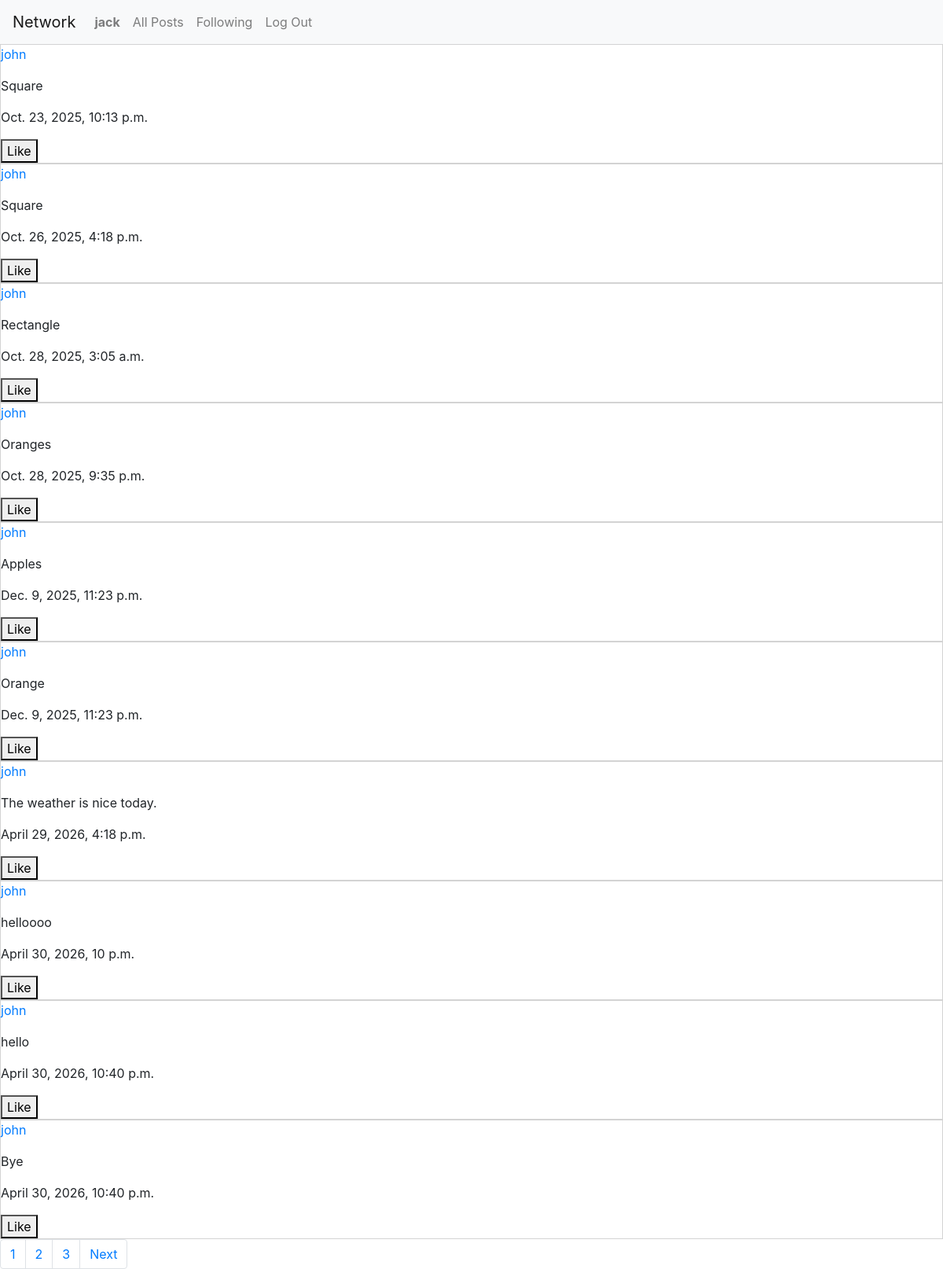
Page /following_page (signed in) on the committed database.
### network/models.py (models this page shows)
class User(AbstractUser):
    pass

class Post(models.Model):
    author = models.ForeignKey(User, on_delete=models.CASCADE, related_name="current_author")
    time = models.DateTimeField(auto_now_add=True)
    content = models.CharField(max_length=100)
    def __str__(self):
        return f"{self.id} {self.author}, {self.content}, {self.time}"

### network/views.py (the view)
# urls.py: path("following_page", views.following_page, name="following_page"),
def following_page(request):
    my_followers = Following.objects.filter(source=request.user)
    target_list = []
    for i in my_followers:
        target_list.append(i.target)
    content_list = []
    for i in target_list:
        target_content = Post.objects.filter(author=i)
        content_list += target_content
    print(content_list)
    liked_post = []
    filtered_likes = Like.objects.filter(source=request.user)
    for i in filtered_likes:
        post_content = i.target.id
        liked_post.append(post_content)
    p = Paginator(content_list, 10)
    page_number = request.GET.get('page')
    page_obj = p.get_page(page_number)
    return render(request, "network/following_page.html", {
        "content_list":page_obj,
        "page_obj": page_obj,
        "liked_posts":liked_post,
    })

### network/templates/network/following_page.html (shortened to what this page needs)
{% extends "network/layout.html" %}
{% load static %}
{% block body %}
{% for i in content_list %}
    <div class="single_post" id="single_post_{{i.id}}">
        <p><a href="{% url 'user_profile_page' id=i.author.id %}">{{i.author}}</a></p>
        <p>{{i.content}}</p>
        <p>{{i.time}}</p>
        {% if user.is_authenticated %}
            <button id="like_button_{{i.id}}" onclick="likePost({{i.id}})" style="{% if i.id in liked_posts %} display:none {% else %} display:block {% endif %} ">Like</button>
        {% endif %}
    </div>
{% endfor %}
<nav aria-label="Page navigation example">
    <ul class="pagination">
        {% for i in page_obj.paginator.page_range %}
            <li class="page-item"><a class="page-link" href="?page={{i}}">{{i}}</a></li>
        {%endfor%}
        {% if page_obj.has_next %}
            <li class="page-item"><a class="page-link" href="?page={{ page_obj.next_page_number }}">Next</a></li>
        {% endif %}
    </ul>
</nav>
{% endblock %}

### network/templates/network/layout.html (shortened to what this page needs)
{% load static %}
<!DOCTYPE html>
<html lang="en">
    <head>
        <link rel="stylesheet" href="https://stackpath.bootstrapcdn.com/bootstrap/4.4.1/css/bootstrap.min.css">
        <link href="{% static 'network/styles.css' %}" rel="stylesheet">
    </head>
    <body>
        <nav class="navbar navbar-expand-lg navbar-light bg-light">
            <a class="navbar-brand" href="#">Network</a>
            <div>
              <ul class="navbar-nav mr-auto">
                {% if user.is_authenticated %}
                    <li class="nav-item">
                        <a class="nav-link" href="{% url 'user_profile_page' id=user.id %}"><strong>{{ user.username }}</strong></a>
                    </li>
                {% endif %}
                <li class="nav-item">
                  <a class="nav-link" href="{% url 'index' %}">All Posts</a>
                </li>
                {% if user.is_authenticated %}
                    <li class="nav-item">
                        <a class="nav-link" href="{% url 'following_page' %}">Following</a>
                    </li>
                    <li class="nav-item">
                        <a class="nav-link" href="{% url 'logout' %}">Log Out</a>
                    </li>
                {% endif %}
              </ul>
            </div>
          </nav>
        <div class="body">
            {% block body %}{% endblock %}
        </div>
    </body>
</html>

### network/static/network/styles.css (style rules this page uses)
.single_post { border: lightgray solid 1px; }
ul { list-style-type: none; padding-left: 3; margin: 0; }

### rows in the picture
User: username "jack"
Post: author "john", content "Square", time "Oct. 23, 2025, 10:13 p.m."
Post: author "john", content "Square", time "Oct. 26, 2025, 4:18 p.m."
Post: author "john", content "Rectangle", time "Oct. 28, 2025, 3:05 a.m."
Post: author "john", content "Oranges", time "Oct. 28, 2025, 9:35 p.m."
Post: author "john", content "Apples", time "Dec. 9, 2025, 11:23 p.m."
Post: author "john", content "Orange", time "Dec. 9, 2025, 11:23 p.m."
Post: author "john", content "The weather is nice today.", time "April 29, 2026, 4:18 p.m."
Post: author "john", content "helloooo", time "April 30, 2026, 10 p.m."
Post: author "john", content "hello", time "April 30, 2026, 10:40 p.m."
Post: author "john", content "Bye", time "April 30, 2026, 10:40 p.m."

### other values in the picture
{{ i }} "1" "2" "3"
